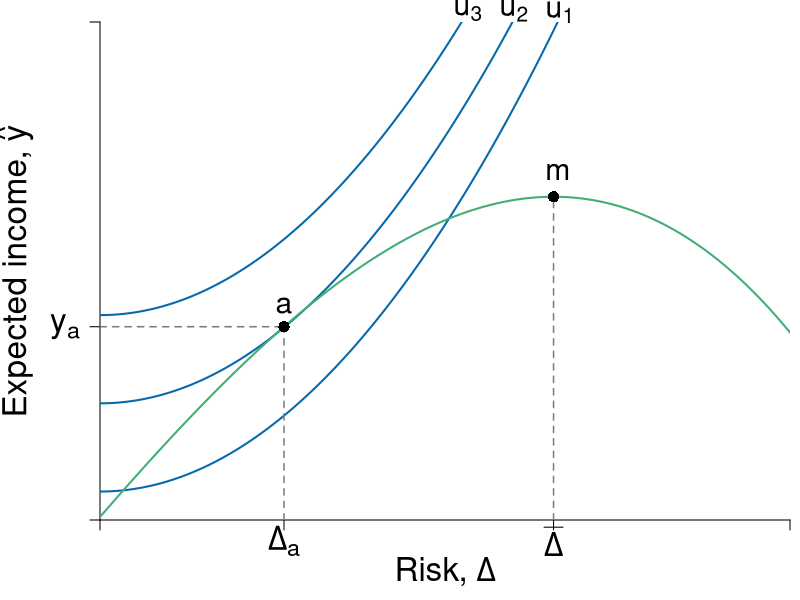

Generate this figure with R:
#Graph Designer: Simon Halliday & Riley Boeth '17
#Authors: Bowles, Foley and Halliday
#Title: Coordination, Conflict and Competition: A Text in Microeconomics

library(shape)
pdf(file = "capitalism/risks_feasible_very_margin.pdf", width = 7, height = 5)


#Set parameters for graphics
axislabelsize <- 2
labelsize <- 1.8
namesize <- 1.8
annotatesize <- 1.5
graphlinewidth <- 2
segmentlinewidth <- 1.5

COL <- c("#7fc97f", "#beaed4", "#fdc086", "#ffff99", "#386cb0", "#f0027f", "#bf5b17", "#666666")
COLA <- c("#e0f3db", "#99d8c9","#66c2a4","#41ae76", "#238b45", "#005824")
COLB <- c("#c6dbef", "#4eb3d3", "#2b8cbe", "#0868ac","#084081")
COLC <- c("#fcfbfd", "#efedf5", "#dadaeb", "#bcbddc", "#9e9ac8", "#807dba", "#6a51a3", "#54278f", "#3f007d")
grays <- gray.colors(25, start = 1, end = 0)

#Edited the margins to cater for the larger LHS labels
par(mar =  c(4, 5, 1.1, 0.5))

#Indifference curves of a risk-averse homo economicus (2nd graph out of the two for 4.7)

indiffA <- function(x, ua=2) {
  ua + (1/12)*(x)^2
}

#Average wealth function 

avgwealth <- function(x,y){
  (1.08)*((-1/35)*(((-((.9)*x-36))^2))+36.8+((-1/10)*(x-4)+(-1/1000)*((x-3)^3)))
}

#Add limits on axes and levels of utility for each indifference curve
ylims <- c(0, 35)
xlims <- c(0, 30)

npts <- 501 
x <- seq(xlims[1], xlims[2], length.out = npts)
y <- seq(ylims[1], ylims[2], length.out = npts) 

plot(0, 0, xlim = xlims, ylim = ylims, type = "n",
     xlab = expression(paste("")),
     ylab = expression(paste("")), 
     xaxt = "n", 
     yaxt = "n", 
     cex.lab = axislabelsize, 
     bty = "n", 
     xaxs="i", 
     yaxs="i"
)

#x and y limits with plain axes without ticks/numbers to match previous graph

#ticksx <- seq(from = 0, to = xlims[2]+1, by = 4)
#xlabels <- seq(from = 0, to = xlims[2], by = 1)
ticksx <- c(xlims[1], 8, 19.72, xlims[2])
xlabels <- c(NA, expression(paste(Delta[a])), expression(paste(bar(Delta))), NA)
#ticksy <- seq(from = 0, to = ylims[2]+1, by = 4)
#ylabels <- seq(from = 0, to = ylims[2], by = 1)
ticksy <- c(ylims[1], avgwealth(8), ylims[2])
ylabels <- c(NA, expression(paste(y[a])), NA)


axis(1,at = ticksx,  pos = 0, labels = xlabels, cex.axis = axislabelsize)
axis(2,at = ticksy,  pos = 0, labels = ylabels, las = 1, cex.axis = axislabelsize)

npts <- 500 
xx1 <- seq(xlims[1], xlims[2], length.out = npts)
xx2 <- seq(0, xlims[2], length.out = npts)
xx3 <- seq(xlims[1], 0, length.out = npts)
xx4 <- seq(-11, 0, length.out = npts)


lines(xx1, indiffA(xx1, ua = 2), col = COLB[4], lwd = graphlinewidth)
lines(xx1, indiffA(xx1, ua = 8.2), col = COLB[4], lwd = graphlinewidth)
lines(xx1, indiffA(xx1, ua = 14.4), col = COLB[4], lwd = graphlinewidth)
lines(xx1, avgwealth(xx1), col = COLA[4], lwd = graphlinewidth)


#Axis labels and draw linear utility function
mtext(expression(paste("Risk, ", Delta)), side = 1, line = 2.5, cex = axislabelsize)
text(-3.8, 0.5*ylims[2], expression(paste("Expected income, ", hat(y))), xpd = TRUE, cex = axislabelsize, srt = 90) 

#Label various points on line

text(8, avgwealth(8)+1.5, expression(paste(a)), cex = labelsize)
segments(8, 0, 8, avgwealth(8), lty = 2, col = grays[20], lwd = segmentlinewidth)
segments(0, avgwealth(8), 8, avgwealth(8), lty = 2, col = grays[20], lwd = segmentlinewidth)
points(8, avgwealth(8), pch = 16, col = "black", cex = 1.5)
# 
# segments(25, 0, 25, avgwealth(25), lty = 2, col = "gray", lwd = segmentlinewidth)
# points(25, avgwealth(25), pch = 16, col = "black", cex = 1.5)
# 
# text(20, avgwealth(20)+1, expression(paste(y, ""[max])), cex = labelsize)
# segments(20, 0, 20, avgwealth(20), lty = 2, col = "gray", lwd = segmentlinewidth)
# points(20, avgwealth(20), pch = 16, col = "black", cex = 1.5)
# 
# text(14.7, avgwealth(15)+1, expression(paste("e")), cex = labelsize)
# segments(15, 0, 15, avgwealth(15), lty = 2, col = "gray", lwd = segmentlinewidth)
# points(15, avgwealth(15), pch = 16, col = "black", cex = 1.5)
# 
# segments(12, 0, 12, avgwealth(12), lty = 2, col = "gray", lwd = segmentlinewidth)
# points(12, avgwealth(12), pch = 16, col = "black", cex = 1.5)

#Label relevant points on axes

#label the three indifference curves

text(20, indiffA(20)+0.355, expression(paste(u[1])), xpd = TRUE, cex = labelsize)
text(18, indiffA(18)+6.8, expression(paste(u[2])),  xpd = TRUE, cex = labelsize)
text(16, indiffA(16)+12.5, expression(paste(u[3])),  xpd = TRUE, cex = labelsize)

#Label average wealth curve and indifference curves generally

# text(24.5, avgwealth(30)+2.5, expression(paste("Expected income")), xpd = TRUE, cex = labelsize)
# text(24.5, avgwealth(30)+1, expression(paste("function")), xpd = TRUE, cex = labelsize)
# text(24.5, avgwealth(30)-1, expression(paste(hat(y)(Delta))), xpd = TRUE, cex = labelsize)

#text(25, 35, expression(paste("Very")), xpd = TRUE, cex = labelsize)
# text(25, 33.5, expression(paste("High risk aversion")), xpd = TRUE, cex = labelsize)
# text(25, 32, expression(paste("indifference curves")), xpd = TRUE, cex = labelsize)

# Label Max
segments(19.72, 0, 19.72, 22.718, lty = 2, col = grays[20], lwd = segmentlinewidth)
points(19.72, 22.718, pch = 16, col = "black", cex = 1.5)
text(19.9, 24.5, expression(paste("m")), xpd = TRUE, cex = labelsize)





dev.off()
